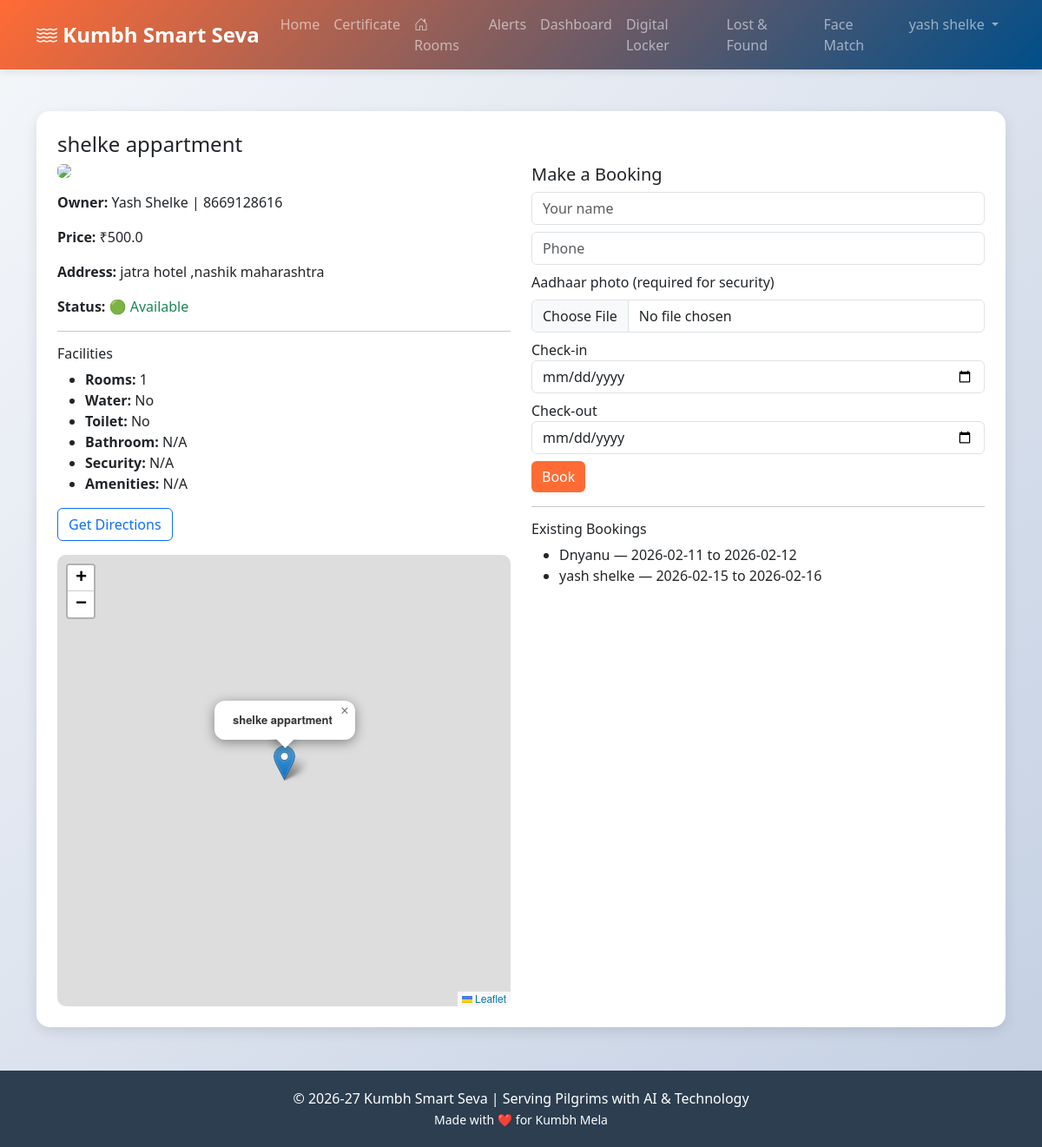
/rooms/view/1 (signed in), run on the app's committed database.
### tables this page shows
CREATE TABLE rooms (
                id INTEGER PRIMARY KEY AUTOINCREMENT,
                name TEXT NOT NULL,
                owner_name TEXT NOT NULL,
                phone TEXT NOT NULL,
                address TEXT,
                price_per_night REAL NOT NULL,
                latitude REAL NOT NULL,
                longitude REAL NOT NULL,
                photo_path TEXT,
                status TEXT DEFAULT 'available',
                created_at TIMESTAMP DEFAULT CURRENT_TIMESTAMP
            , num_rooms INTEGER DEFAULT 1, water_facility BOOLEAN DEFAULT 0, toilet_available BOOLEAN DEFAULT 0, bathroom_type TEXT, security TEXT, amenities TEXT);

CREATE TABLE bookings (
                id INTEGER PRIMARY KEY AUTOINCREMENT,
                room_id INTEGER NOT NULL,
                visitor_name TEXT NOT NULL,
                visitor_phone TEXT NOT NULL,
                check_in DATE NOT NULL,
                check_out DATE NOT NULL,
                status TEXT DEFAULT 'booked',
                created_at TIMESTAMP DEFAULT CURRENT_TIMESTAMP, aadhaar_photo_path TEXT,
                FOREIGN KEY (room_id) REFERENCES rooms(id)
            );

### modules/rooms.py (the view)
@rooms_bp.route('/view/<int:room_id>')
def view_room(room_id):
    room = _db.get_room(room_id)
    bookings = _db.bookings_for_room(room_id)
    return render_template('rooms_view.html', room=room, bookings=bookings)

### app.py (called while the page is built)
@app.before_request
def require_login_for_modules():
    exempt_endpoints = {
        'index', 'login', 'register', 'logout',
        'admin_login', 'admin_logout',
        'generate_certificate_page', 'create_certificate', 'view_certificate',
        'verify_certificate', 'verify_certificate_page', 'api_verify_certificate', 'download_certificate'
    }
    endpoint = request.endpoint or ''
    if endpoint.startswith('static'):
        return
    if endpoint in exempt_endpoints:
        return
    if 'certificate' in endpoint:
        return
    if session.get('user_id') or session.get('admin_id'):
        return
    if endpoint not in {'login', 'register'}:
        flash('Please login to access this feature', 'warning')
    return redirect(url_for('login'))

### database/db_manager.py (called while the page is built)
    def get_connection(self):
        conn = sqlite3.connect(self.db_path)
        conn.row_factory = sqlite3.Row
        return conn

    def get_room(self, room_id):
        conn = self.get_connection()
        cursor = conn.cursor()
        cursor.execute('SELECT * FROM rooms WHERE id = ?', (room_id,))
        row = cursor.fetchone()
        conn.close()
        return dict(row) if row else None

    def bookings_for_room(self, room_id):
        conn = self.get_connection()
        cursor = conn.cursor()
        cursor.execute('SELECT * FROM bookings WHERE room_id = ? AND status = "booked"', (room_id,))
        rows = cursor.fetchall()
        conn.close()
        return [dict(r) for r in rows]

### templates/rooms_view.html (shortened to what this page needs)
{% extends 'base.html' %}
{% block extra_css %}
<link rel="stylesheet" href="https://unpkg.com/leaflet@1.9.4/dist/leaflet.css"/>
<link rel="stylesheet" href="https://unpkg.com/leaflet-routing-machine@latest/dist/leaflet-routing-machine.css" />
{% endblock %}
{% block content %}
<div class="card p-4">
    <h4>{{ room.name }}</h4>
    <div class="row">
        <div class="col-md-6">
            {% if room.photo_path %}
            <img src="/{{ room.photo_path }}" class="img-fluid rounded mb-3">
            {% endif %}
            <p><strong>Owner:</strong> {{ room.owner_name }} | {{ room.phone }}</p>
            <p><strong>Price:</strong> ₹{{ room.price_per_night }}</p>
            <p><strong>Address:</strong> {{ room.address }}</p>
            <p><strong>Status:</strong> {% if room.status=='available' %} <span class="text-success">🟢 Available{% else %} <span class="text-danger">🔴 {{ room.status }}{% endif %}</span></p>
            <hr>
            <h6>Facilities</h6>
            <ul>
                <li><strong>Rooms:</strong> {{ room.num_rooms or 1 }}</li>
                <li><strong>Water:</strong> {% if room.water_facility %}Yes{% else %}No{% endif %}</li>
                <li><strong>Toilet:</strong> {% if room.toilet_available %}Yes{% else %}No{% endif %}</li>
                <li><strong>Bathroom:</strong> {{ room.bathroom_type or 'N/A' }}</li>
                <li><strong>Security:</strong> {{ room.security or 'N/A' }}</li>
                <li><strong>Amenities:</strong> {{ room.amenities or 'N/A' }}</li>
            </ul>
            <div class="mt-3 d-flex gap-2 align-items-center">
                <button id="get_directions_btn" class="btn btn-outline-primary">Get Directions</button>
            </div>
            <div id="room_map" class="mt-3" style="height:520px;border-radius:10px"></div>
        </div>
        <div class="col-md-6">
            <h5>Make a Booking</h5>
            <form method="post" action="{{ url_for('rooms.book_room', room_id=room.id) }}">
                <div class="mb-2">
                    <input name="visitor_name" class="form-control" placeholder="Your name" required>
                </div>
                <div class="mb-2">
                    <input name="visitor_phone" class="form-control" placeholder="Phone" required>
                </div>
                <div class="mb-2">
                    <label class="form-label">Aadhaar photo (required for security)</label>
                    <input name="aadhaar" type="file" accept="image/*" class="form-control" required>
                </div>
                <div class="mb-2">
                    <label>Check-in</label>
                    <input name="check_in" type="date" class="form-control" required>
                </div>
                <div class="mb-2">
                    <label>Check-out</label>
                    <input name="check_out" type="date" class="form-control" required>
                </div>
                <button class="btn btn-primary">Book</button>
            </form>
            <hr>
            <h6>Existing Bookings</h6>
            {% if bookings %}
                <ul>
                {% for b in bookings %}
                    <li>{{ b.visitor_name }} — {{ b.check_in }} to {{ b.check_out }}</li>
                {% endfor %}
                </ul>
            {% else %}
                <p>No bookings yet.</p>
            {% endif %}
        </div>
    </div>
</div>
{% endblock %}
{% block extra_js %}
<link rel="stylesheet" href="https://unpkg.com/leaflet-routing-machine@latest/dist/leaflet-routing-machine.css" />
{% endblock %}

### templates/base.html (style rules this page uses)
:root { --primary-color: #ff6b35; --secondary-color: #004e89; --success-color: #06a77d; --warning-color: #f77f00; }
body { font-family: 'Segoe UI', Tahoma, Geneva, Verdana, sans-serif; background: linear-gradient(135deg, #f5f7fa 0%, #c3cfe2 100%); min-height: 100vh; }
.card { border: none; border-radius: 15px; box-shadow: 0 5px 15px rgba(0,0,0,0.1); transition: transform 0.3s ease; }
.btn-primary { background-color: var(--primary-color); border: none; }

### data on the page
rooms: name "shelke appartment", owner_name "Yash Shelke", phone "8669128616", price_per_night "500.0", address "jatra hotel ,nashik maharashtra", num_rooms "1"
bookings: visitor_name "Dnyanu", check_in "2026-02-11", check_out "2026-02-12"
bookings: visitor_name "yash shelke", check_in "2026-02-15", check_out "2026-02-16"

### other printed values
{{ session.user_name }} "yash shelke"
{{ room.bathroom_type or 'N/A' }} "N/A"
{{ room.security or 'N/A' }} "N/A"
{{ room.amenities or 'N/A' }} "N/A"
